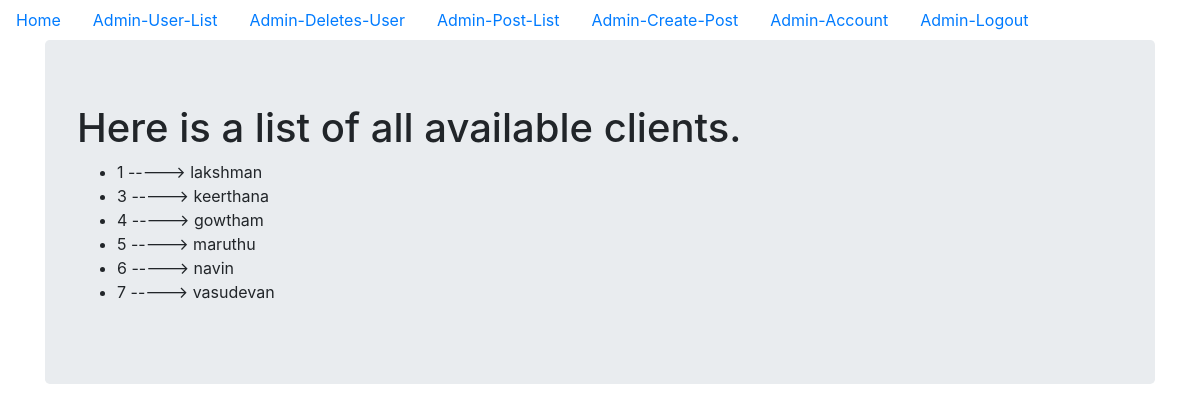
The app's page /admin_user_list (signed in), older data.
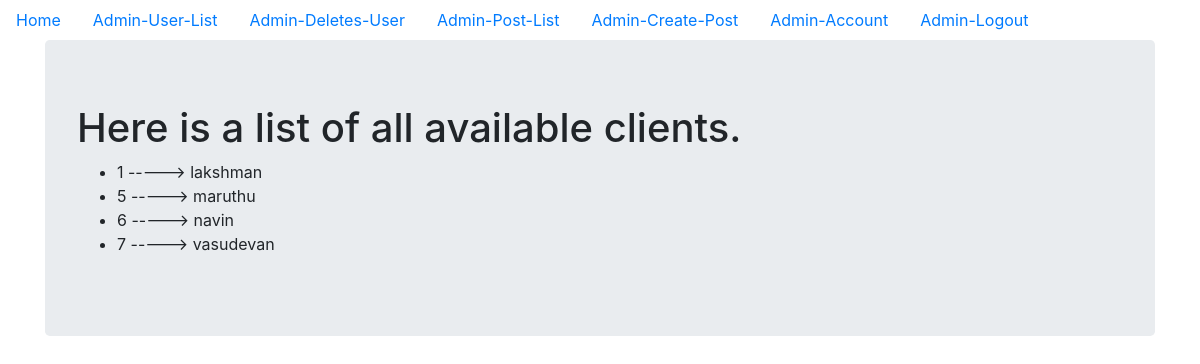
The same page, newer data.
### models.py (models this page shows, shortened)
class User(db.Model, UserMixin):
    __tablename__ = 'user_table'
    id = db.Column(db.Integer, primary_key = True)
    profile_image = db.Column(db.String(20), nullable=False, default='user_default_profile.jpg')
    email = db.Column(db.String(64), unique=True, index=True)
    username = db.Column(db.String(64), unique=True, index=True)
    password_hash = db.Column(db.String(128))
    posts = db.relationship('UserBlogPost', backref='user_author', lazy=True)
    admin_id = db.Column(db.Integer,db.ForeignKey('admin_table.id'), nullable=False)
    def __repr__(self):
        return f"{self.id} -----> {self.username}"

### admin_site/admin_blog_post/views.py (the view)
@admin_blog_post_bp.route('/admin_user_list')
@login_required
@reauth_required('user')
def admin_user_list():
    clients = User.query.all()
    return render_template('admin_user_list.html', clients=clients)

### models.py (called while the page is built)
@login_manager.user_loader
def load_user(user_id):
    user = User.query.get(user_id)
    if user:
        return user
    admin = Admin.query.get(user_id)
    if admin:
        return admin
    return None

### reauthentication.py (called while the page is built)
def reauth_required(role):
    def decorator(f):
        @wraps(f)
        def decorated_function(*args, **kwargs):
            if not session.get('reauthenticated'):
                flash('Please re-authenticate to access this page.', 'warning')
                if role == 'user' and current_user.id != 0:
                    return redirect(url_for('admin_authentication_bp.admin_login', next=request.url))
                elif role == 'admin' and current_user.id == 0:
                    return redirect(url_for('user_authentication_bp.user_login', next=request.url))
            return f(*args, **kwargs)
        return decorated_function
    return decorator

### admin_site/templates/admin_user_list.html
{% extends "base.html" %}
{% block content %}
<div class="jumbotron">
  <h1>Here is a list of all available clients.</h1>
  <ul>
    {% for cli in clients  %}
    <li>{{cli}}</li>
    {% endfor %}
  </ul>
</div>
{% endblock %}

Row changes from the older to the newer data that the page shows:
removed User: id+username "3 -----> keerthana"
removed User: id+username "4 -----> gowtham"
